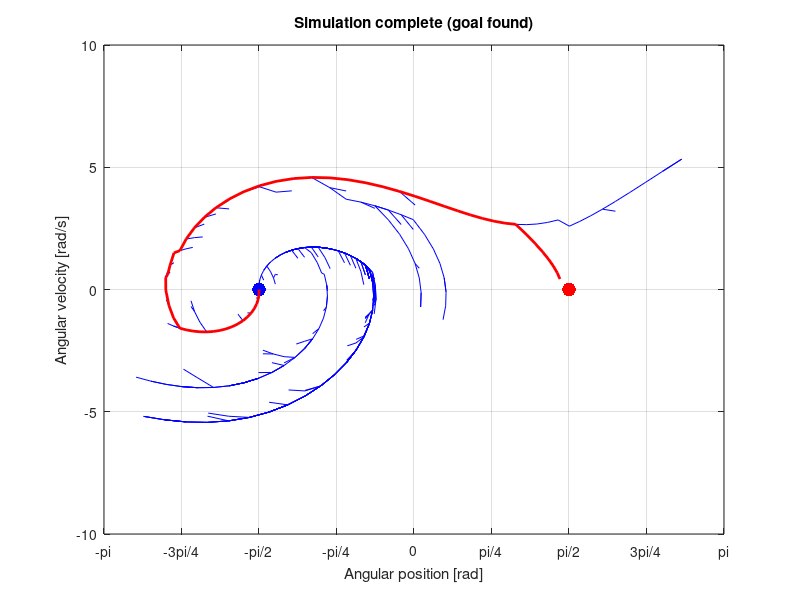

The MATLAB source for this figure:
function control = RRT_pend
%#codegen
% Computes the sequence of control actions needed for the swing up of
% a simple pendulum using a Rapidly Exploring Random Tree.
% The tree will grow from the initial state and span the phase space area,
% looking for the goal point/state (indicated by the red marker).
% If the goal state was located, a red line traces back the sequence of states used
% to reach the goal state.

	% pendulum parameters
	m = 1;		% mass
	g = 9.8;	% acceleration due to gravity
	l = 1;	    % length of pendulum link
	b = 0.1;	% damping factor
	theta_0 = -pi/2;    % initial angular position
	
	assignin('base', 'm', m);	% save variables into workspace
	assignin('base', 'g', g);
	assignin('base', 'l', l);
	assignin('base', 'b', b);
	assignin('base', 'theta_0', theta_0);
	
	x0 = [-pi/2; 0];	% initial state; angle position measured from x-axis
	xG = [pi/2; 0];		% goal state

	xlimits = [-pi,pi; -10,10];	% state limits
	
	U = linspace(-5,5,20);		% range of control torques that can be used
	
	dt = 0.04;			% time interval between application of subsequent control torques
	assignin('base', 'dt', dt);
	
	N = 10000;	% maximum number of iterations

	% pre-allocating memory
	V = repmat(x0,1,N);		% stores a graph of states in RRT
	P = ones(1,N);			% stores index of parent states
	Ui = ones(1,N);			% stores index of control actions in U
	u_path = ones(1,1000);  % stores sequence of control actions (solution to problem)
	xbi = 1;                % index used for traceback
	x_rand_c = repmat([1;1],1,length(U));   % stores temporary achievable states from a particular vertex

	% setup plot
	figure(1);
	hold off;
	plot(x0(1),x0(2),'b.','MarkerSize',30);	% initial state in blue
	hold on;
	plot(xG(1),xG(2),'r.','MarkerSize',30);	% goal state in red
	grid on;

	axis([xlimits(1,:),xlimits(2,:)]);
	xlabel('Angular position [rad]');
	ylabel('Angular velocity [rad/s]');
	
	set(gca,'XTick',-pi:pi/4:pi,'XTickLabel',{'-pi','-3pi/4','-pi/2','-pi/4','0','pi/4','pi/2','3pi/4','pi'});
	
%    f = getframe;
%    [im,map] = rgb2ind(f.cdata,32);
%    iter = 1;
	
	% keep growing RRT util goal found or run out of iterations
	for n = 2:N
	
		% get random state
    	x_rand = rand(2,1).*(xlimits(:,2)-xlimits(:,1)) + xlimits(:,1);

		%% find distances between that state point and every vertex in RRT
		%%dsq = euclidianDistSquare(x_rand,V(:,1:n));
		
		%% select RRT vertex closest to the state point
		%%[~,i] = min(dsq);
		
		% LQR_Nearest(V,x_rand)
		i = LQR_Nearest(V,x_rand,n);
		
		% from the closest RRT vertex, compute all the states that can be reached,
		% given the pendulum dynamics and available torques
		for ui = 1:length(U)
			x_rand_c(:,ui) = V(:,i) + dt*dynamics(V(:,i),U(ui));
		end
		
		% select the closest reachable state point
		dsq = euclidianDistSquare(x_rand,x_rand_c);
		[~,ui] = min(dsq);
		x_rand = x_rand_c(:,ui);
		

		
		% if angular position is greater than pi rads, wrap around
		temp = x_rand(1);
		if( (x_rand(1) > pi) || (x_rand(1) < -pi) )
        		x_rand(1) = mod(x_rand(1)+pi,2*pi)-pi;
        end
		
		% plot new RRT branch
		if(abs(x_rand(1)-temp) < pi)
			line([V(1,i),x_rand(1)],[V(2,i),x_rand(2)],'Color','b');
		end
		
		% link reachable state point to the nearest vertex in the tree
		V(:,n) = x_rand;
		P(n) = i;
		Ui(n) = ui;

		% for higher values of n, only update plot every 250 iteration (speeds up animation)
		if(mod(n,250)==1)
			drawnow;
%			f=getframe;
%            im(:,:,1,iter) = rgb2ind(f.cdata,map);
%            iter = iter+1;
		end

		% if the goal was reached, stop growing tree
		if((x_rand(1) <= xG(1)+0.1) && (x_rand(1) >= xG(1)-0.1))
		    if((x_rand(2) <= xG(2)+0.5) && (x_rand(2) >= xG(2)-0.5))			
			    break;
			end
		end
		
	end
	
	if(n == N)
		title('Simulation complete (goal not found; ran out of iterations)');
	else		% retrace steps from goal state to initial state
	    title('Simulation complete (goal found)');
	    n
        xbi = n;
        index = 1;

        % retrace control actions and solution trajectory
		% path displayed using red line
        while(xbi ~= 1)
	        xx = [V(1,xbi),V(1,P(xbi))];
	        if abs(xx(2)-xx(1))<pi
		        line([V(1,xbi),V(1,P(xbi))],[V(2,xbi),V(2,P(xbi))],'Color','r','LineWidth',2);
	        end
	
            u_path(index) = U( Ui(xbi) );
            index = index+1;
	        xbi = P(xbi);
        end
        
        index2 = 1;
       	u_path_final = ones(1,index-1);
        while(index > 1)
            u_path_final(index2) = u_path(index-1);
            index = index-1;
            index2 = index2+1;
        end
        
        control = [[0:dt:dt*length(u_path_final)-dt]',u_path_final'];

        drawnow;
%        f=getframe;
%        im(:,:,1,iter) = rgb2ind(f.cdata,map);
%        iter = iter+1;
	end
	
%    imwrite(im,map,'imagefile.gif','DelayTime',0,'LoopCount',inf);
end

function d = euclidianDistSquare(xs,X)
% compute the squares of the euclidian distance from xs to every point in X
	Y = repmat(xs,1,size(X,2));
	d = sum((X-Y).^2,1);
end

function x_nearest_index = LQR_Nearest(V,x_rand,n)

    [A,B] = linearize_pendulum(x_rand);
    Q = diag([1 10]);
    R = 1;
    [K,S] = lqr(A,B,Q,R);
    
    x_nearest_index = 1;
    min_cost_to_go = 999;
    
    for i = 1:n
        new_cost_to_go = [V(:,i)-x_rand]' * S * [V(:,i)-x_rand];
        if(new_cost_to_go < min_cost_to_go)
            min_cost_to_go = new_cost_to_go;
            x_nearest_index = i;
        end
    end
end

function [A,B] = linearize_pendulum(x)
    g = 9.8;
    b = 0.1;
    l = 1;
    m = 1;

    % linearized dynamics about x_rand
    A = [0 1; (g*sin(x(1)))/l -b/(m*l*l)];
    B = [0; 1/(m*l*l)];

end

function sigma = LQR_Steer(x_nearest, x_rand)
    
end

function xdot = dynamics(x,u)
	% pendulum parameters
	m = 1;		% mass
	g = 9.8;	% acceleration due to gravity
	l = 1;		% length of pendulum link
	I = m*l*l;	% rotational inertia
	b = 0.1;	% damping factor
	
	% pendulum state space equation
	xdot = [x(2,:); (u-m*g*l*sin((pi/2)-x(1,:))-b*x(2,:))./I];
end
